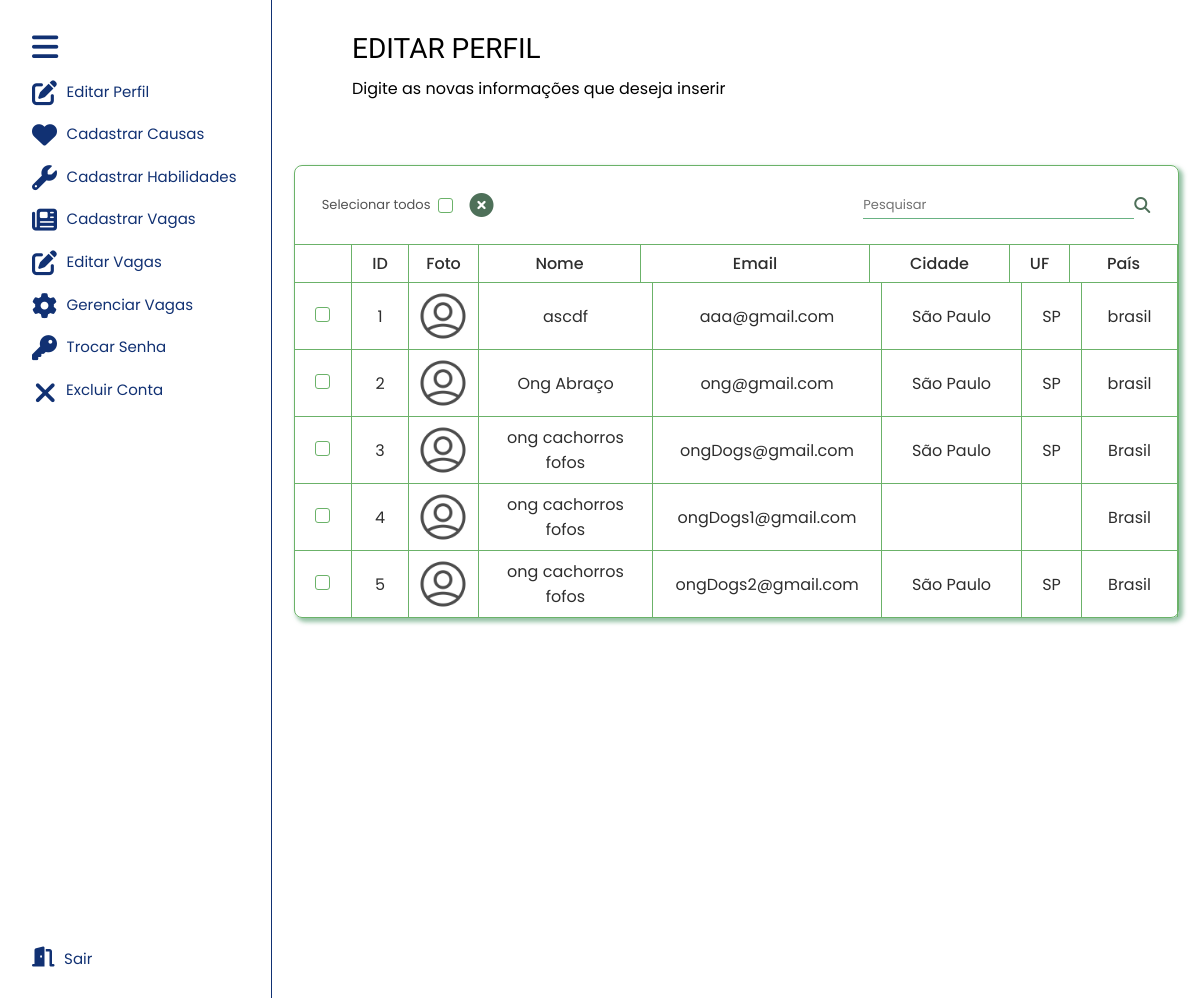
Before: /area-adm/instituicoes-cadastradas.php with the older database file.
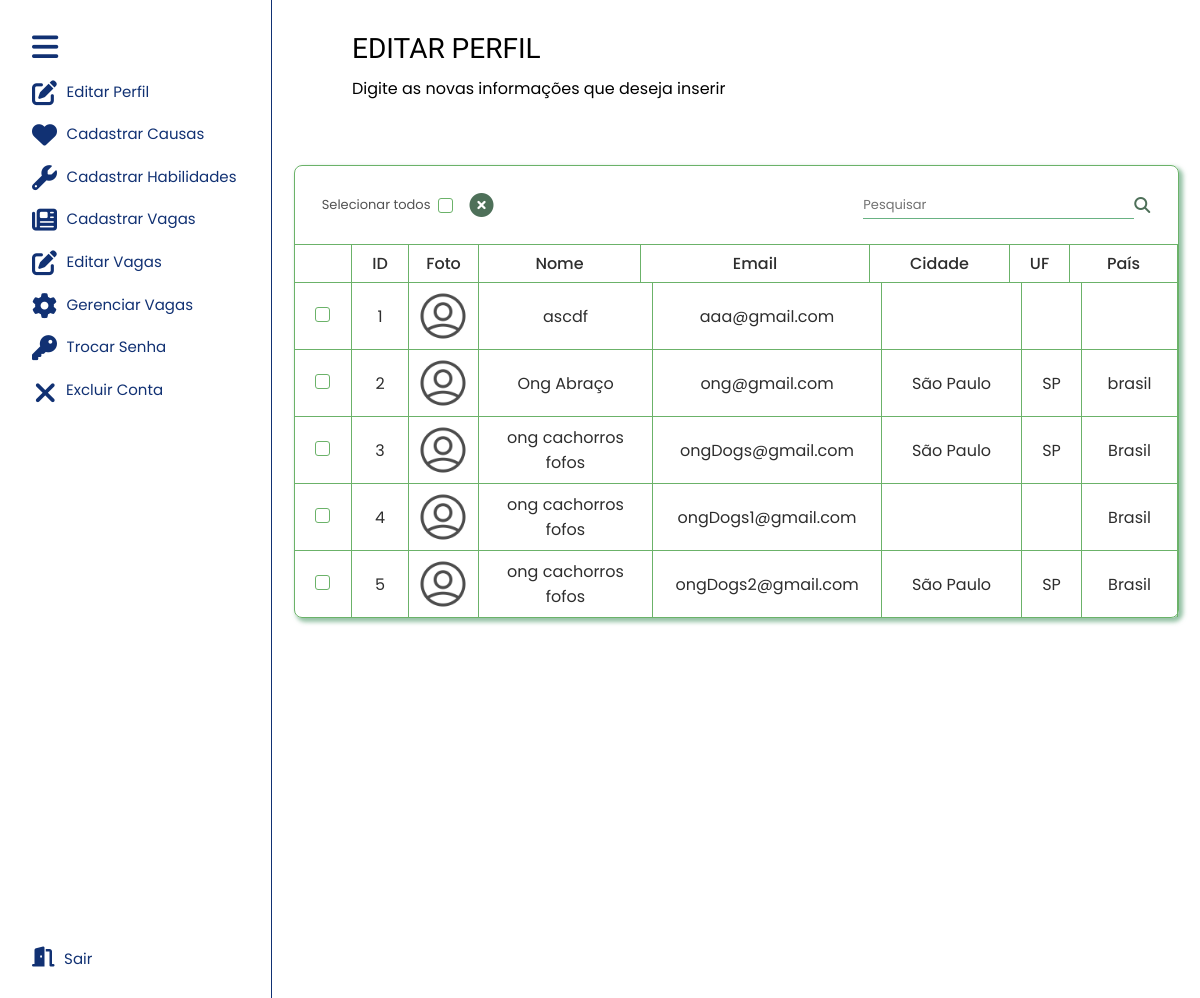
After: the same page with the newer database file.
### tables this page shows
CREATE TABLE `tbinstituicao` (
  `codInstituicao` int(11) NOT NULL,
  `nomeInstituicao` varchar(100) NOT NULL,
  `logInstituicao` varchar(50) NOT NULL,
  `numLogInstituicao` varchar(10) NOT NULL,
  `cepInstituicao` char(9) NOT NULL,
  `compInstituicao` varchar(50) NOT NULL,
  `bairroInstituicao` varchar(40) NOT NULL,
  `cidadeInstituicao` varchar(30) NOT NULL,
  `estadoInstituicao` varchar(100) NOT NULL,
  `paisInstituicao` varchar(100) NOT NULL,
  `emailInstituicao` varchar(30) NOT NULL,
  `cnpjInstituicao` char(18) NOT NULL,
  `senhaInstituicao` varchar(10) NOT NULL,
  `descInstituicao` varchar(60) NOT NULL,
  `fotoInstituicao` varchar(50) NOT NULL
);

### dao/InstituicaoDao.php (called while the page is built, shortened)
<?php
    class InstituicaoDao
    {
        public static function listar()
        {
            $conexao = Conexao::conectar();
            $querySelect = "SELECT codInstituicao, nomeInstituicao, emailInstituicao, cidadeInstituicao, estadoInstituicao, paisInstituicao, fotoInstituicao FROM tbinstituicao";
            $resultado = $conexao->query($querySelect);
            $lista = $resultado->fetchAll();
            return $lista;
        }
    }
?>

### area-adm/instituicoes-cadastradas.php (the view, shortened to what this page needs)
<!DOCTYPE html>
<html lang="pt-br">
<head>
    <link rel="stylesheet" href="https://cdnjs.cloudflare.com/ajax/libs/font-awesome/6.2.0/css/all.min.css" />
    <link rel="stylesheet" href="css/estilo-instituicoes-cadastradas.css">
</head>
<body>
    <nav class="nav-lateral">
        <div class="nav-lateral-sessao-um">
            <i class="fa-solid fa-bars" id="nav-lateral-icon-lista"></i>
            <div class="nav-lateral-box-icon">
                <a href=""> <i class="fa-solid fa-pen-to-square"></i> <span class="nav-lateral-topico"> Editar Perfil
                    </span></a>
            </div>
            <div class="nav-lateral-box-icon">
                <a href=""> <i class="fa-sharp fa-solid fa-heart"></i> <span class="nav-lateral-topico"> Cadastrar
                        Causas </span></a>
            </div>
            <div class="nav-lateral-box-icon">
                <a href=""> <i class="fa-solid fa-wrench"></i> <span class="nav-lateral-topico"> Cadastrar Habilidades
                    </span></a>
            </div>
            <div class="nav-lateral-box-icon">
                <a href=""> <i class="fa-solid fa-newspaper"></i> <span class="nav-lateral-topico"> Cadastrar Vagas
                    </span></a>
            </div>
            <div class="nav-lateral-box-icon">
                <a href=""> <i class="fa-solid fa-pen-to-square"></i> <span class="nav-lateral-topico"> Editar Vagas
                    </span></a>
            </div>
            <div class="nav-lateral-box-icon">
                <a href=""> <i class="fa-solid fa-gear"></i> <span class="nav-lateral-topico"> Gerenciar Vagas
                    </span></a>
            </div>
            <div class="nav-lateral-box-icon">
                <a href=""> <i class="fa-solid fa-key"></i> <span class="nav-lateral-topico">Trocar Senha </span></a>
            </div>
            <div class="nav-lateral-box-icon">
                <a href=""> <i class="fa-solid fa-xmark" id="nav-lateral-icon-excluir"></i> <span class="nav-lateral-topico">Excluir Conta </span></a>
            </div>
        </div>
        <div class="nav-lateral-sessao-dois">
            <div class="nav-lateral-box-icon">
                <a href=""> <i class="fa-solid fa-door-open" id="nav-lateral-icon-sair"></i> <span class="nav-lateral-topico"> Sair </span></a>
            </div>
        </div>
    </nav>
    <main class="main-conteudo">
        <div class="main-conteudo-container-titulo">
            <h1>EDITAR PERFIL</h1>
            <p>Digite as novas informações que deseja inserir</p>
        </div>
        <div class="table">
            <div class="table-responsive">
                <div class="funcoes">
                    <div class="funcoes-sessao-1">
                        <span>Selecionar todos</span>
                        <input type="checkbox" name="selecionar-todos" id="selecionar-todos">
                        <i class="fa-solid fa-circle-xmark" id="icone-x"></i>
                    </div>
                    <div class="funcoes-sessao-2">
                        <input type="text" name="" id="pesquisar" placeholder="Pesquisar">
                        <i class="fa-solid fa-magnifying-glass" id="icon-lupa"></i>
                    </div>
                </div>
                <table>
                    <thead>
                        <tr>
                            <th> </th>
                            <th> ID </th>
                            <th> Foto </th>
                            <th> Nome </th>
                            <th> Email </th>
                            <th> Cidade </th>
                            <th> UF</th>
                            <th> País </th>
                        </tr>
                    </thead>
                    <tbody>
                        <?php
                        try {
                            $listaInstituicao = InstituicaoDao::listar();
                        } catch (Exception $e) {
                            echo $e->getMessage();
                        }
                        ?>
                        <tr>
                            <?php foreach ($listaInstituicao as $instituicao) { ?>
                                <td> <input type="checkbox" name="checkbox" id="checkbox"> </td>
                                <td> <?php echo $instituicao['codInstituicao']; ?> </td>
                                <td>
                                    <div class="box-img-lista">
                                        <img src="img/user-cinza.png" alt="">
                                    </div>
                                </td>
                                <td><?php echo $instituicao['nomeInstituicao']; ?></td>
                                <td> <?php echo $instituicao['emailInstituicao']; ?> </td>
                                <td> <?php echo $instituicao['cidadeInstituicao']; ?> </td>
                                <td> <?php echo $instituicao['estadoInstituicao']; ?> </td>
                                <td> <?php echo $instituicao['paisInstituicao']; ?> </td>
                        </tr>
                    <?php
                            }
                    ?>
                    </tbody>
                </table>
            </div>
        </div>
    </main>
</body>
</html>

### area-adm/css/estilo-instituicoes-cadastradas.css (style rules this page uses)
* { border: 0; padding: 0; box-sizing: border-box; margin: 0; text-decoration-line: none; list-style: none; }
.nav-lateral { display: flex; flex-direction: column; justify-content: space-between; padding: 2rem 0rem 2rem 2rem; left: 0; width: 17rem; height: 100vh; position: fixed; overflow: hidden; background-color: #fff; border-right: 1px solid #113173; border-top: none; transition: all 0.5s ease; }
.nav-lateral-sessao-um { display: flex; flex-direction: column; gap: 1.1rem; }
.nav-lateral-box-icon { display: flex; }
.nav-lateral i { color: #113173; font-size: 25px; transition: all 0.5s ease; cursor: pointer; }
#nav-lateral-icon-lista { font-size: 30px; }
#nav-lateral-icon-excluir { font-size: 30px; margin-left: 2px; }
.nav-lateral-topico { margin-left: 0.6rem; width: 11rem; opacity: 1; transition: all 0.5s ease; }
.nav-lateral-box-icon a { display: flex; align-content: center; font-family: poppins, sans-serif; font-size: 15px; font-weight: 400; color: #113173; }
.nav-lateral-sessao-dois { display: flex; align-content: flex-end; }
#nav-lateral-icon-sair { font-size: 20px; }
.main-conteudo { transition: all 0.5s ease; background-color: #fff; margin-left: 17rem; }
.main-conteudo-container-titulo { display: flex; flex-direction: column; align-items: flex-start; padding-left: 5rem; padding-top: 2rem; gap: 0.7rem; margin-bottom: 4rem; }
.main-conteudo-container-titulo h1 { font-family: acme, sans-serif; font-weight: 400; font-size: 28px; color: #000000; }
.main-conteudo-container-titulo p { font-family: poppins, sans-serif; font-weight: 400; font-size: 16px; color: #000000; max-width: 95%; }
.table { display: flex; align-items: center; justify-content: center; }
.table-responsive { max-width: 885px; max-height: 600px; border-radius: 0.5rem; border: 1px solid #6bb269; box-shadow: 3px 3px 4px 1px #6baa81b6; }
.funcoes { display: flex; justify-content: space-between; align-items: center; gap: 10px; width: 100%; height: 78px; }
.funcoes-sessao-1 { display: flex; margin-left: 1.7rem; align-items: center; gap: 0.5rem; }
.funcoes span { color: #525252; font-family: poppins, sans-serif; font-weight: 400; font-size: 13px; }
input[type="checkbox"] { -webkit-appearance: none; -moz-appearance: none; appearance: none; width: 15px; height: 15px; border-radius: 3px; border: 1px solid #6bb269; outline: none; cursor: pointer; }
#icone-x { margin-left: 0.5rem; }
.funcoes-sessao-2 { display: flex; margin-right: 1.7rem; align-items: center; }
.funcoes i { color: #4e7059; font-size: 24px; cursor: pointer; transition: all 0.5s ease; }
#icon-lupa { font-size: 16px; }
.funcoes #pesquisar { border: none; border-bottom: 1px solid #69b283; outline: none; padding: 0.2rem 0rem 0.2rem 0rem; transition: all 0.2s ease; font-family: poppins, sans-serif; font-weight: 400; font-size: 14px; color: #2e2e2e; }
#pesquisar::placeholder { font-family: poppins, sans-serif; font-weight: 400; font-size: 13px; color: #727272; }
.table-responsive table { border-collapse: collapse; border-spacing: 0; }
thead tr { display: block; width: 100%; }
.table-responsive th { font-weight: 500 !important; }
th:nth-child(1), td:nth-child(1) { min-width: 57px; border-left: none !important; }
th:nth-child(2), td:nth-child(2) { min-width: 57px; }
th:nth-child(3) { min-width: 70px; }
td:nth-child(3) { padding-left: 9px; min-width: 70px; }
th:nth-child(4), td:nth-child(4) { min-width: 162px; padding: 0rem 1rem 0rem 1rem; }
th:nth-child(5), td:nth-child(5) { min-width: 200px; padding: 0rem 1rem 0rem 1rem; }
th:nth-child(5) { min-width: 229px; }
th:nth-child(6), td:nth-child(6) { min-width: 140px; padding: 0rem 1rem 0rem 1rem; }
th:nth-child(7), td:nth-child(7) { min-width: 60px; }
th:nth-child(8) { min-width: 108px; }
td:nth-child(8) { min-width: 96px; }
th { height: 38px; }
td:nth-child(1), td:nth-child(2), td:nth-child(3), td:nth-child(4), td:nth-child(5), td:nth-child(6), td:nth-child(7), td:nth-child(8) { border-top: none !important; }
tbody { display: block; width: 100%; height: 334px; overflow-y: scroll; }
.table-responsive th, .table-responsive td { border: 1px solid #6bb269; text-align: center; color: #2e2e2e; font-family: poppins, sans-serif; font-weight: 400; }
.box-img-lista { width: 50px; height: 50px; margin: 0.5rem 0rem 0.5rem 0rem; border-radius: 50%; }
.box-img-lista img { width: 100%; height: 100%; object-fit: cover; }

Changed rows visible on the page:
changed tbinstituicao "ascdf": cidadeInstituicao "São Paulo" → (not shown); estadoInstituicao "SP" → (not shown); paisInstituicao "brasil" → (not shown)
